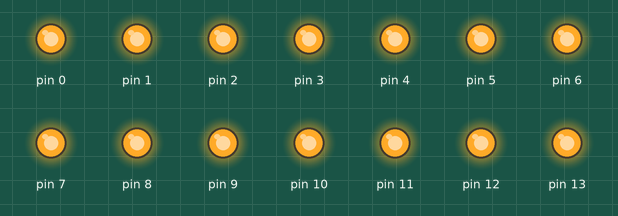
The sketch below on a simulated Arduino Uno, built with avr-gcc and run on an emulated ATmega328P. Shown: output pins drawn as LEDs (lit = HIGH).

Above: at 0.5 s.
At 3.5 s:
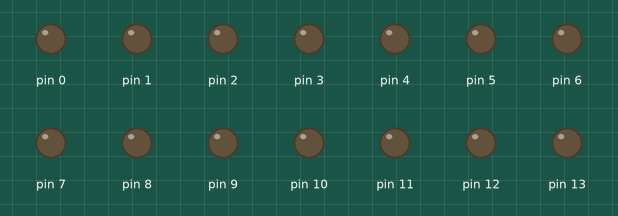
Timing chart, 0 to 4.6 s (numbered marks = the images above):
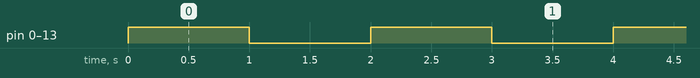

The sketch:

blink_all_digital_pins.ino
```cpp
/*
    Blinks all digital pins (0-13) on the arduino
    i.e. toggle all outputs between 0-5V every 1 second
*/

void setup() {
  // initialize digital pin 0-13 as an output.
  for(int i = 0; i<=13; i++){
       pinMode(i, OUTPUT);
  }
}

void loop() {
  for(int i = 0; i<=13; i++){   //Turn on all digital pins
         digitalWrite(i, HIGH);
  }
  delay(1000);

  for(int i = 0; i<=13; i++){   //Turn off all digital pins
         digitalWrite(i, LOW);
  }
  delay(1000);
}
```

Measured:
- by itself, pin 0–13: alternates HIGH for 1.0 s and LOW for 1.0 s
